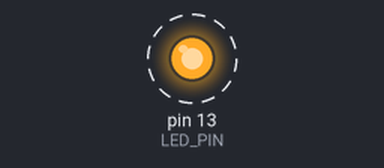
Recording of a sketch running on a simulated Arduino Nano, built with avr-gcc and run on an emulated ATmega328P. On the bench: output pins drawn as LEDs (lit = HIGH). Dashed ring = blinking. What the sketch prints to the serial monitor is not drawn.

Above: at 0.2 s.
Timing chart, 0 to 3.0 s (numbered marks = the images above):
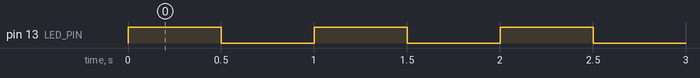

The sketch:

LV01_Nano_LED.ino
```cpp
const byte LED_PIN = LED_BUILTIN;
const unsigned long PAUSE_MS = 500;
void setup() {
  pinMode(LED_PIN, OUTPUT);
  Serial.begin(9600);
  Serial.println("Nano je pokrenut.");
}
void loop() {
  digitalWrite(LED_PIN, HIGH);
  Serial.println("LED ukljucena");
  delay(PAUSE_MS);
  digitalWrite(LED_PIN, LOW);
  Serial.println("LED iskljucena");
  delay(PAUSE_MS);
}
```

Measured:
- by itself, pin 13 (LED_PIN): alternates HIGH for 0.50 s and LOW for 0.50 s
